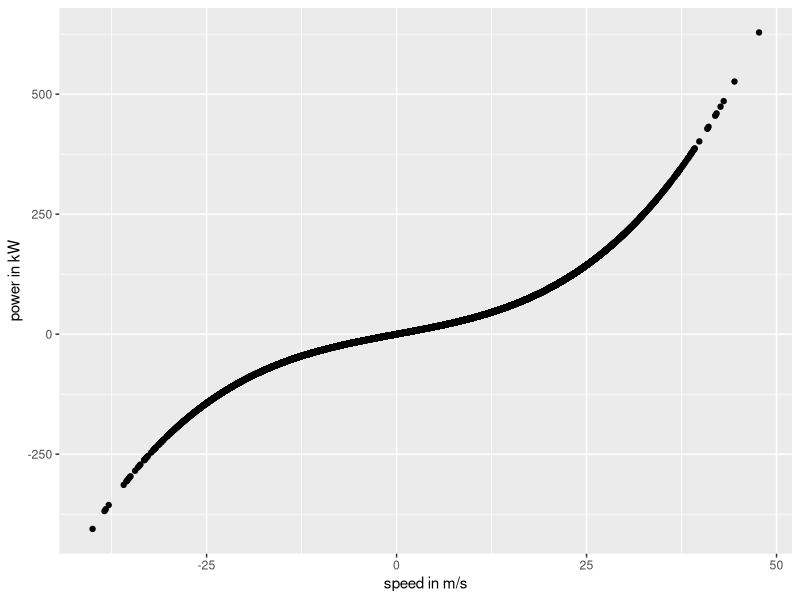
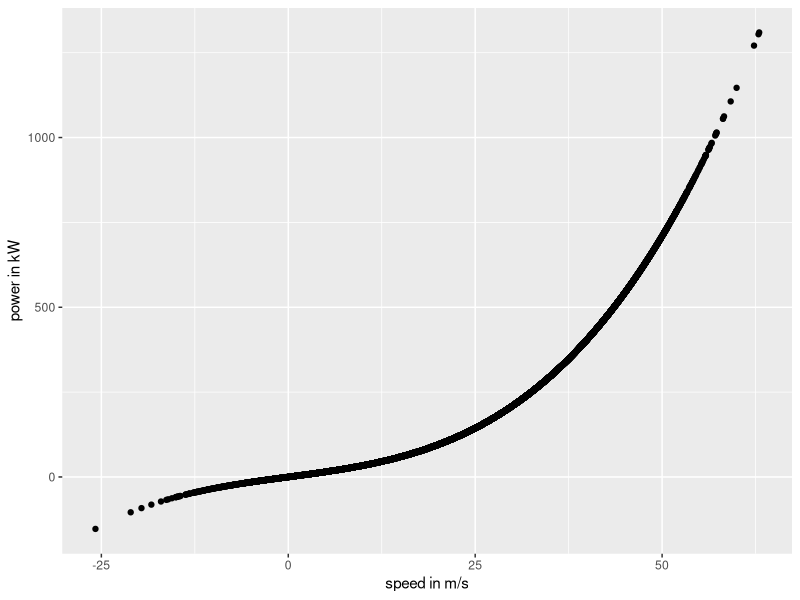

The R source for these figures, in order: (Note: this script raises an error after producing the figures.)
## ---- chunk 1
knitr::opts_chunk$set(echo = TRUE)

library(tidyverse)

autopower = function(V, m, A, cdrag=0.3, crolling=0.015,pair=1.2,g=9.8) {
  P = crolling*m*g*V + 1/2*A*pair*cdrag*V**3
  return(P)
}

## ---- chunk 2

Speeds_Function100 = function(speeds100) {
  result = speeds100**0.28
  return(result)
}


Speeds_Function80 = function(speeds80) {
  result = speeds80**0.28
  return(result)
}

## ---- chunk 3

# Generate sample speeds from a distribution
# Step 1  create data frame to store results 
nsample = 100000
speeds100 = rnorm(mean=100*0.028, sd=10, n=nsample) #Speed in m/s
results100 = data.frame(speed=speeds100, power=NA)
head(results100)


speeds80 = rnorm(mean=80*0.28, sd=10, n=nsample) #Speed in m/s
results80 = data.frame(speed=speeds80, power=NA)
head(results80)

#Yep, I got negative speeds

## ---- chunk 4

#100 km/h or 27.7 m/s
results100$power = autopower(V=speeds100, A=25, m=20000)
# ALWAYS look at your results to make sure it make sense
ggplot(results100, aes(speeds100, power/1000))+geom_point()+labs(x="speed in m/s", y="power in kW")


#80 km/h or 22.2 m/s
results80$power = autopower(V=speeds80, A=25, m=20000)
# ALWAYS look at your results to make sure it make sense
ggplot(results80, aes(speeds80, power/1000))+geom_point()+labs(x="speed in m/s", y="power in kW")


## ---- chunk 5

possible_cars = data.frame(mass=c(31000,45000,38000), area = c(25,30,22))

# first look at how results vary for a given speed say 100km/hr
speed_base1 = 100 * 0.28
speed_base2 = 80 * 0.28

# because I have one mass and area for each car there will be a unique speed
#Speed 100 km/h
possible_cars$power = autopower(V=speed_base, A = possible_cars$area, m=possible_cars$area)
                         
ggplot(possible_cars, aes(x=mass, y=power, fill=mass))+geom_col()+labs(y="Power W", x="Mass (kg)")

#Speed 80km/h
possible_cars$power = autopower(V=speed_base2, A = possible_cars$area, m=possible_cars$area)
                         
ggplot(possible_cars, aes(x=mass, y=power, fill=mass))+geom_col()+labs(y="Power W", x="Mass (kg)")



## ---- chunk 6

# Estimate average power use given a range of speeds and different probabilities of particular cars

possible_cars$prob = c(0.4, 0.4, 0.2)



# Normal distribution of speeds with mean 100km/hr and with 80km/hr
m = log(100*0.28)
m2 = log(80*0.28)
nsample = 100000
speeds = rnorm(mean=m, sd=0.1*m, nsample)
summary(speeds) 

speeds2 = rnorm(mean=m2, sd=0.1*m, nsample)
summary(speeds2) 


